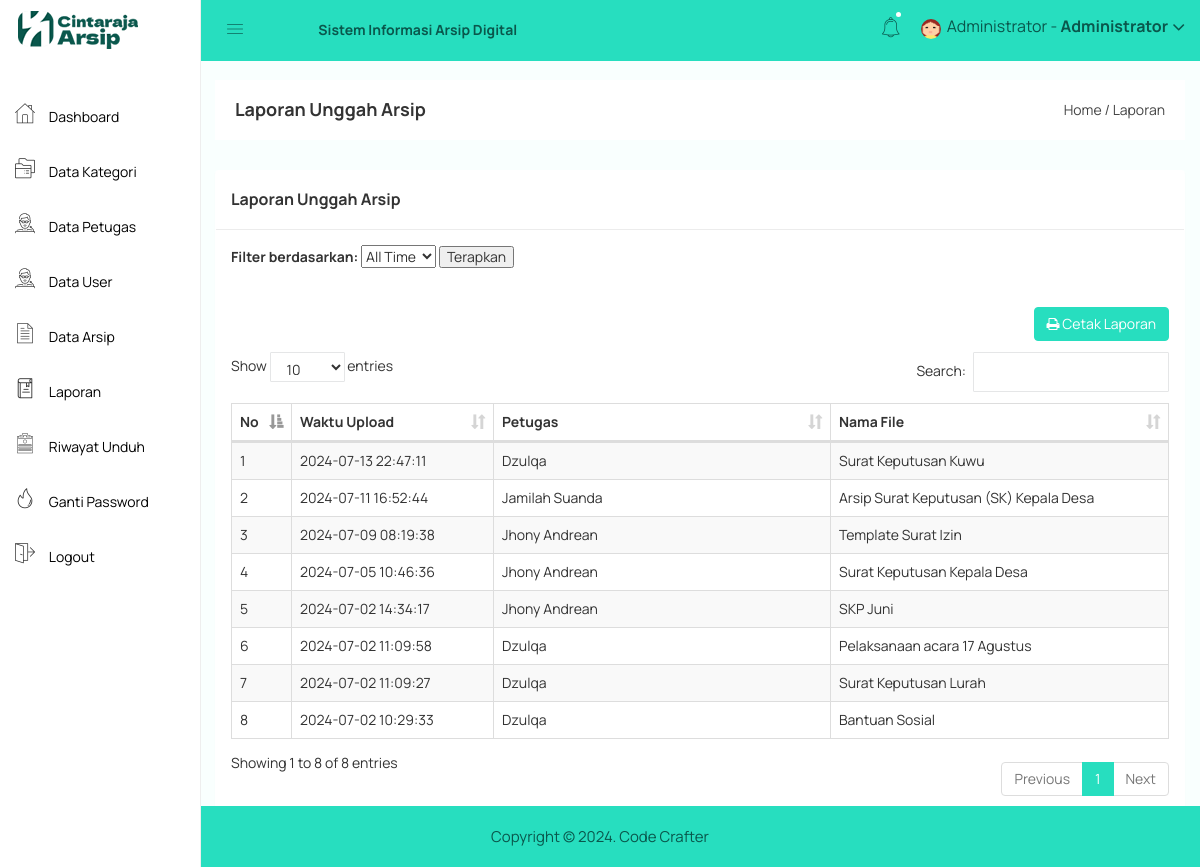
Page /admin/laporan.php (signed in) on the committed database.
### tables this page shows
CREATE TABLE `laporan` (
  `laporan_id` int(11) NOT NULL,
  `laporan_waktu` datetime NOT NULL,
  `laporan_petugas` int(11) NOT NULL,
  `laporan_arsip` varchar(200) NOT NULL
);

CREATE TABLE `petugas` (
  `petugas_id` int(11) NOT NULL,
  `petugas_nama` varchar(255) NOT NULL,
  `petugas_username` varchar(255) NOT NULL,
  `petugas_password` varchar(255) NOT NULL,
  `petugas_foto` varchar(255) NOT NULL
);

### admin/laporan.php (the view, shortened to what this page needs)
<?php include 'header.php'; ?>
<div class="breadcome-area">
    <div class="container-fluid">
        <div class="row">
            <div class="col-lg-12 col-md-12 col-sm-12 col-xs-12">
                <div class="breadcome-list">
                    <div class="row">
                        <div class="col-lg-6 col-md-6 col-sm-6 col-xs-12">
                            <div class="breadcome-heading">
                                <h4 style="margin-bottom: 0px">Laporan Unggah Arsip</h4>
                            </div>
                        </div>
                        <div class="col-lg-6 col-md-6 col-sm-6 col-xs-12">
                            <ul class="breadcome-menu" style="padding-top: 0px">
                                <li><a href="#">Home</a> <span class="bread-slash">/</span></li>
                                <li><span class="bread-blod">Laporan</span></li>
                            </ul>
                        </div>
                    </div>
                </div>
            </div>
        </div>
    </div>
</div>
<div class="container-fluid">
    <div class="panel panel">
        <div class="panel-heading">
            <h3 class="panel-title">Laporan Unggah Arsip</h3>
        </div>
        <div class="panel-body">
        <form method="get" action="">
            <label for="filter">Filter berdasarkan:</label>
            <select name="filter" id="filter">
                <option value="all" <?php if(isset($_GET['filter']) && $_GET['filter'] == 'all') echo 'selected'; ?>>All Time</option>
            </select>
            <button type="submit">Terapkan</button>
        </form>
        <br>
            <div class="pull-right">
                <a href="export_laporan.php?filter=<?php echo isset($_GET['filter']) ? $_GET['filter'] : 'all'; ?>" class="btn btn-primary"><i class="fa fa-print" ></i> Cetak Laporan</a>
            </div>
            <br>
            <br>
            <br>
            <table id="table" class="table table-bordered table-striped table-hover table-datatable">
                <thead>
                    <tr>
                        <th width="1%">No</th>
                        <th width="18%">Waktu Upload</th>
                        <th width="30%">Petugas</th>
                        <th width="30%">Nama File</th>
                    </tr>
                </thead>
                <tbody>
                <?php
                    include '../koneksi.php';
                    $whereClause = "";
                    $query = "
                    SELECT laporan.laporan_id, laporan.laporan_waktu, petugas.petugas_nama, laporan.laporan_arsip
                    FROM laporan
                    JOIN petugas ON laporan.laporan_petugas = petugas.petugas_id
                    $whereClause
                    ORDER BY laporan.laporan_waktu DESC";
                    $result = mysqli_query($koneksi, $query);
                    $no = 1;
                    if ($result->num_rows > 0) {
                        while ($row = mysqli_fetch_assoc($result)) {
                            $waktu_upload = date("Y-m-d H:i:s", strtotime($row['laporan_waktu']));
                            echo '<tr>
                                    <td>' . $no . '</td>
                                    <td>' . $waktu_upload . '</td>
                                    <td>' . $row['petugas_nama'] . '</td>
                                    <td>' . $row['laporan_arsip'] . '</td>
                                </tr>';
                            $no++;
                        }
                    } else {
                        echo '<tr><td colspan="4">Tidak ada data yang ditemukan untuk kriteria yang dipilih.</td></tr>';
                    }
                ?>
                </tbody>
            </table>
        </div>
    </div>
</div>
<?php include 'footer.php'; ?>

### admin/header.php (shortened to what this page needs)
<!doctype html>
<html>
<head>
    <link rel="stylesheet" href="../assets/css/bootstrap.min.css">
    <link rel="stylesheet" href="../assets/css/font-awesome.min.css">
    <link rel="stylesheet" href="../assets/css/owl.carousel.css">
    <link rel="stylesheet" href="../assets/css/owl.theme.css">
    <link rel="stylesheet" href="../assets/css/owl.transitions.css">
    <link rel="stylesheet" href="../assets/css/animate.css">
    <link rel="stylesheet" href="../assets/css/normalize.css">
    <link rel="stylesheet" href="../assets/css/meanmenu.min.css">
    <link rel="stylesheet" href="../assets/css/main.css">
    <link rel="stylesheet" href="../assets/css/educate-custon-icon.css">
    <link rel="stylesheet" href="../assets/css/morrisjs/morris.css">
    <link rel="stylesheet" href="../assets/css/scrollbar/jquery.mCustomScrollbar.min.css">
    <link rel="stylesheet" href="../assets/css/metisMenu/metisMenu.min.css">
    <link rel="stylesheet" href="../assets/css/metisMenu/metisMenu-vertical.css">
    <link rel="stylesheet" href="../assets/css/calendar/fullcalendar.min.css">
    <link rel="stylesheet" href="../assets/css/calendar/fullcalendar.print.min.css">
    <link rel="stylesheet" href="../assets/style.css">
    <link rel="stylesheet" href="../assets/css/responsive.css">
    <link rel="stylesheet" href="../assets/css/style.css">
    <link rel="stylesheet" type="text/css" href="../assets/js/DataTables/datatables.css">
    <?php
    include '../koneksi.php';
    ?>
</head>
<body>
    <div class="left-sidebar-pro">
        <nav id="sidebar" class="">
            <div class="sidebar-header">
                <a href="index.php"><img class="main-logo" src="../assets/img/logo/logo.png" alt="" /></a>
            </div>
            <div class="left-custom-menu-adp-wrap comment-scrollbar">
                <nav class="sidebar-nav left-sidebar-menu-pro" style="margin-top: 30px">
                    <ul class="metismenu" id="menu1">
                        <li class="active">
                            <a href="index.php">
                                <span class="educate-icon educate-home icon-wrap"></span>
                                <span class="mini-click-non">Dashboard</span>
                            </a>
                        </li>
                        <li>
                            <a href="kategori.php" aria-expanded="false"><span class="educate-icon educate-course icon-wrap sub-icon-mg" aria-hidden="true"></span> <span class="mini-click-non">Data Kategori</span></a>
                        </li>
                        <li>
                            <a href="petugas.php" aria-expanded="false"><span class="educate-icon educate-professor icon-wrap sub-icon-mg" aria-hidden="true"></span> <span class="mini-click-non">Data Petugas</span></a>
                        </li>
                        <li>
                            <a href="user.php" aria-expanded="false"><span class="educate-icon educate-professor icon-wrap sub-icon-mg" aria-hidden="true"></span> <span class="mini-click-non">Data User</span></a>
                        </li>
                        <li>
                            <a href="arsip.php" aria-expanded="false"><span class="educate-icon educate-data-table icon-wrap sub-icon-mg" aria-hidden="true"></span> <span class="mini-click-non">Data Arsip</span></a>
                        </li>
                        <li>
                            <a href="laporan.php" aria-expanded="false"><span class="educate-icon educate-library icon-wrap sub-icon-mg" aria-hidden="true"></span> <span class="mini-click-non">Laporan</span></a>
                        </li>
                        <li>
                            <a href="riwayat.php" aria-expanded="false"><span class="educate-icon educate-form icon-wrap sub-icon-mg" aria-hidden="true"></span> <span class="mini-click-non">Riwayat Unduh</span></a>
                        </li>
                        <li>
                            <a href="gantipassword.php" aria-expanded="false"><span class="educate-icon educate-danger icon-wrap sub-icon-mg" aria-hidden="true"></span> <span class="mini-click-non">Ganti Password</span></a>
                        </li>
                        <li>
                            <a href="logout.php" aria-expanded="false"><span class="educate-icon educate-pages icon-wrap sub-icon-mg" aria-hidden="true"></span> <span class="mini-click-non">Logout</span></a>
                        </li>
                    </ul>
                </nav>
            </div>
        </nav>
    </div>
    <div class="all-content-wrapper">
        <div class="container-fluid">
            <div class="row">
                <div class="col-lg-12 col-md-12 col-sm-12 col-xs-12">
                    <div class="logo-pro">
                        <a href="index.html"><img class="main-logo" src="../assets/img/logo/logo.png" alt="" /></a>
                    </div>
                </div>
            </div>
        </div>
        <div class="header-advance-area">
            <div style='background-color:#27debf;' class="header-top-area">
                <div class="container-fluid">
                    <div class="row">
                        <div  class="col-lg-12 col-md-12 col-sm-12 col-xs-12">
                            <div class="header-top-wraper">
                                <div class="row">
                                    <div class="col-lg-1 col-md-0 col-sm-12 col-xs-12">
                                        <div class="menu-switcher-pro">
                                            <button style="color:#0a574c;"  type="button" id="sidebarCollapse" class="btn bar-button-pro header-drl-controller-btn btn-info navbar-btn">
                                                <i class="educate-icon educate-nav"></i>
                                            </button>
                                        </div>
                                    </div>
                                    <div class="col-lg-5 col-md-6 col-sm-12 col-xs-12">
                                        <div class="header-top-menu tabl-d-n">
                                            <ul class="nav navbar-nav mai-top-nav">
                                                <li class="nav-item"><a href="#" style="color:#0a574c;font-weight:bold;" class="nav-link">Sistem Informasi Arsip Digital</a></li>
                                            </ul>
                                        </div>
                                    </div>
                                    <div class="col-lg-6 col-md-6 col-sm-12 col-xs-12">
                                        <div class="header-right-info">
                                            <ul class="nav navbar-nav mai-top-nav header-right-menu">
                                                <li class="nav-item">
                                                    <a href="#" data-toggle="dropdown" role="button" aria-expanded="false" class="nav-link dropdown-toggle"><i style="color:#0a574c;" class="educate-icon educate-bell" aria-hidden="true"></i><span class="indicator-nt"></span></a>
                                            </li>
                                            <li class="nav-item">
                                                <a href="#" data-toggle="dropdown" role="button" aria-expanded="false" class="nav-link dropdown-toggle">
                                                    <?php
                                                    $id_admin = $_SESSION['id'];
                                                    $profil = mysqli_query($koneksi,"select * from admin where admin_id='$id_admin'");
                                                    $profil = mysqli_fetch_assoc($profil);
                                                    if($profil['admin_foto'] == ""){
                                                    ?>
                                                    <img src="../gambar/sistem/user.png" style="width: 20px;height: 20px">
                                                <?php }else{ ?>
                                                    <img src="../gambar/admin/<?php echo $profil['admin_foto'] ?>" style="width: 20px;height: 20px">
                                                <?php } ?>
                                                <span style="color:#0a574c;"  class="admin-name"><?php echo $_SESSION['nama']; ?> -  <b>Administrator</b> </span>
                                                <i style="color:#0a574c;"  class="fa fa-angle-down edu-icon edu-down-arrow"></i>
                                            </a>
                                        </li>
                                    </ul>
                                </div>
                            </div>
                        </div>
                    </div>
                </div>
            </div>
        </div>
    </div>
</div>

### rows in the picture
laporan: laporan_waktu "2024-07-13 22:47:11", petugas.petugas_nama "Dzulqa", laporan_arsip "Surat Keputusan Kuwu"
laporan: laporan_waktu "2024-07-11 16:52:44", petugas.petugas_nama "Jamilah Suanda", laporan_arsip "Arsip Surat Keputusan (SK) Kepala Desa"
laporan: laporan_waktu "2024-07-09 08:19:38", petugas.petugas_nama "Jhony Andrean", laporan_arsip "Template Surat Izin"
laporan: laporan_waktu "2024-07-05 10:46:36", petugas.petugas_nama "Jhony Andrean", laporan_arsip "Surat Keputusan Kepala Desa"
laporan: laporan_waktu "2024-07-02 14:34:17", petugas.petugas_nama "Jhony Andrean", laporan_arsip "SKP Juni"
laporan: laporan_waktu "2024-07-02 11:09:58", petugas.petugas_nama "Dzulqa", laporan_arsip "Pelaksanaan acara 17 Agustus"
laporan: laporan_waktu "2024-07-02 11:09:27", petugas.petugas_nama "Dzulqa", laporan_arsip "Surat Keputusan Lurah"
laporan: laporan_waktu "2024-07-02 10:29:33", petugas.petugas_nama "Dzulqa", laporan_arsip "Bantuan Sosial"

### other values in the picture
$_SESSION['nama'] "Administrator"
